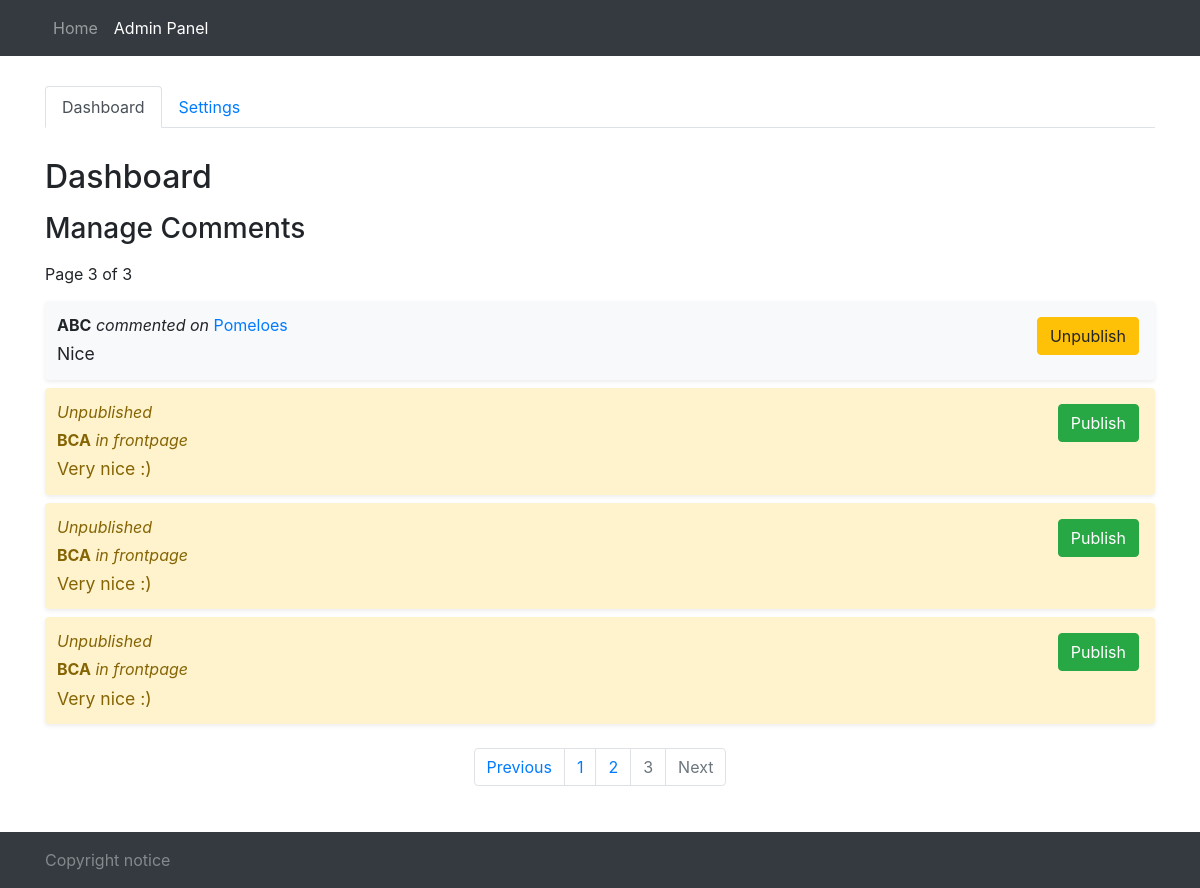
The app's page /admin.php with its own data.
### tables this page shows
CREATE TABLE `kh4tr_comments` (
  `id` int(10) unsigned NOT NULL AUTO_INCREMENT,
  `author` varchar(255) NOT NULL,
  `text` varchar(500) DEFAULT NULL,
  `parent` int(10) unsigned DEFAULT NULL,
  `state` tinyint(4) DEFAULT NULL,
  `date` datetime DEFAULT NULL,
  PRIMARY KEY (`id`)
);

CREATE TABLE `kh4tr_assets` (
  `id` int(10) unsigned NOT NULL AUTO_INCREMENT,
  `name` varchar(255) NOT NULL,
  `alias` varchar(255) NOT NULL,
  `desc` varchar(1000) DEFAULT NULL,
  `image` varchar(255) DEFAULT NULL,
  `state` tinyint(4) DEFAULT NULL,
  `date` datetime DEFAULT NULL,
  PRIMARY KEY (`id`)
);

### config.php (called while the page is built, shortened)
<?php
$settings = array (
'premoderation' => 1,
'commentsperpage' => 5,
'commentsperpageadmin' => 5,
);
?>

### admin.php (the view, shortened to what this page needs)
<?php
if (file_exists('config.php')) {
	require_once('config.php' );
} else {
	die("Configuration file absent");
}
?>
<!DOCTYPE html>
<html lang="en-US" class="h-100">
<head>
<link rel='stylesheet' href='css/bootstrap.min.css' type='text/css' media='all' />
<link rel='stylesheet' href='css/custom.css' type='text/css' media='all' />
<link rel='stylesheet' href='css/customadmin.css' type='text/css' media='all' />
</head>
<?php
$mode = 0;
if ($mode == 0) {
	$dbcon = new mysqli(DBSERVERNAME, DBUSER, DBPASS, DBNAME);
	$dbcon->set_charset("utf8");
	if ($settings['commentsperpageadmin']) {$commentsperpage = $settings['commentsperpageadmin'];}
	else {$commentsperpage = 10;}
	$query = "SELECT count(1) FROM ".DBTABLEPREFIX."comments";
	$num = $dbcon->query($query);
	$num = mysqli_fetch_array($num)[0];
	$totalpages = intdiv($num-1, $commentsperpage);
	$query = "SELECT t1.`id` as `id`, t1.`author` as author, t1.`text` as text, t1.`parent` as parent, t1.`state` as `state`, t1.`date` as `date`, t2.`alias` as link, t2.`name` as linktitle FROM ".DBTABLEPREFIX."comments t1 LEFT JOIN ".DBTABLEPREFIX."assets t2 ON t1.`parent`=t2.`id` ORDER BY `date` LIMIT ";
	if ($totalpages) {$query .= ($totalpages*$commentsperpage).", ";}
	$query .= $commentsperpage;
	$result = $dbcon->query($query);
}
?>
<body id="body" class="d-flex flex-column h-100">
<header id="header" class="navbar-dark bg-dark">
<div class="container">
<nav class="navbar navbar-expand-md">
<div id="mainmenu" class="navbar-collapse collapse"><ul class="navbar-nav mr-auto">
<li id="menu-item-home" class="nav-item"><a class="nav-link" href="/">Home</a></li>
<li id="menu-item-admin" class="nav-item active"><a class="nav-link" href="admin.php">Admin Panel</a></li>
</ul></div>
</nav></div>
</header>
<main>
<section class="subnav">
<div class="container">
<ul class="nav nav-tabs">
	<li class="nav-item"><a class="nav-link<?php if (!$mode) {echo ' active';} ?>" href="/admin.php">Dashboard</a></li>
	<li class="nav-item"><a class="nav-link<?php if ($mode == 1) {echo ' active';} ?>" href="/admin.php?page=settings">Settings</a></li>
</ul>
</div>
</section>
<section class="data">
<div class="container">
<?php switch ($mode) : ?>
<?php case 0 : ?>
	<h2 class="page-title">Dashboard</h2>
	<h3 class="page-title">Manage Comments</h3>
	<?php if ($result->num_rows) : ?>
	<div class="row">
		<?php if ($totalpages++) : ?>
		<div class="pagination-results">Page <?php echo $totalpages; ?> of <?php echo $totalpages; ?></div>
		<?php endif; ?>
		<?php while($row = $result->fetch_assoc()) : ?>
		<?php if ($row['state']) : ?>
		<div class="comment comment-<?php echo $row['id']; ?> col col-12 mb-2"><div class="wrap bg-light shadow-sm rounded"><div class="buttons"><btn class="btn btn-warning btn-unpublish" data-id="<?php echo $row['id']; ?>">Unpublish</btn></div>
		<?php else : ?>
		<div class="comment comment-<?php echo $row['id']; ?> col col-12 mb-2"><div class="wrap alert-warning shadow-sm rounded"><div class="buttons"><btn class="btn btn-success btn-publish" data-id="<?php echo $row['id']; ?>">Publish</btn></div>
			<div class="marker-unpublished mb-1"><em>Unpublished</em></div>
		<?php endif; ?>
			<?php if ($path) : ?>
			<div><span class="comment-author"><?php echo $row['author']; ?></span> </div>
			<?php else : ?>
				<?php if ($row['link']) : ?>
			<div><span class="comment-author"><?php echo $row['author']; ?></span> <em>commented on</em> <a href="/<?php echo $row['link']; ?>" target="_blank"><?php echo $row['linktitle']; ?></a></div>
				<?php else : ?>
			<div><span class="comment-author"><?php echo $row['author']; ?></span> <em>in frontpage</em></div>
				<?php endif; ?>
			<?php endif; ?>
			<div class="comment-body"><?php echo strip_tags($row['text']); ?></div>
		</div></div>
		<?php endwhile; ?>
	</div>
		<?php if ($num > $commentsperpage) : ?>
	<nav class="mt-3" aria-label="Comment pagination"><ul class="pagination justify-content-center">
		<li id="nav-item-prev" class="page-item"><a class="page-link" href="#" data-page="<?php echo $totalpages-1; ?>">Previous</a></li>
		<li id="nav-item-first" class="page-item page-item-1"><a class="page-link" href="#" data-page="1">1</a></li>
			<?php for ($i=2; $i*$commentsperpage+1 <= $num; $i++) { ?>
		<li class="page-item page-item-<?php echo $i; ?>"><a class="page-link" href="#" data-page="<?php echo $i; ?>"><?php echo $i; ?></a></li>
			<?php } ?>
		<li id="nav-item-last" class="page-item disabled page-item-<?php echo $i; ?>"><a class="page-link" href="#" data-page="<?php echo $i; ?>"><?php echo $i; ?></a></li>
		<li id="nav-item-next" class="page-item disabled"><a class="page-link" href="#" data-page="2">Next</a></li>
	</ul></nav>
		<?php endif; ?>
	<?php else : ?>
	<div class="row"><div class="col-12 nocomments">No comments yet</div></div>
	<?php endif;  ?>
<?php break;  ?>
<?php endswitch; ?>
</div>
</section>
</main>
<footer class="footer navbar-dark bg-dark mt-auto py-3">
<div class="container"><div><span>Copyright notice</span></div></div>
</footer>
</body>
</html>

### css/custom.css (style rules this page uses)
#header > .container { min-height:56px }
.navbar { padding-left:0;padding-right:0 }
footer { color: rgba(255,255,255,.4) }
main { margin:0 0 30px }
.row { margin-left:-15px;margin-right:-15px }
.col { margin-bottom:30px }
section { margin-top:30px }
.page-title { margin-bottom:1rem }
.comment { padding:0 15px }
.comment .wrap { padding:.75rem }
.comment-author { font-weight:bold }
.comment-body { margin-top:.25em;font-size:1.1rem }

### css/customadmin.css (style rules this page uses)
.pagination-results { margin:0 15px 15px }
.comment .wrap { position:relative;padding-right:140px }
.comment .buttons { position:absolute;top:1rem;right:1rem }

### records on screen
kh4tr_comments: author "ABC", kh4tr_assets.name "Pomeloes", text "Nice"
kh4tr_comments: author "BCA", text "Very nice :)"
kh4tr_comments: author "BCA", text "Very nice :)"
kh4tr_comments: author "BCA", text "Very nice :)"

### other values on screen
$totalpages "3"
$i "3"
